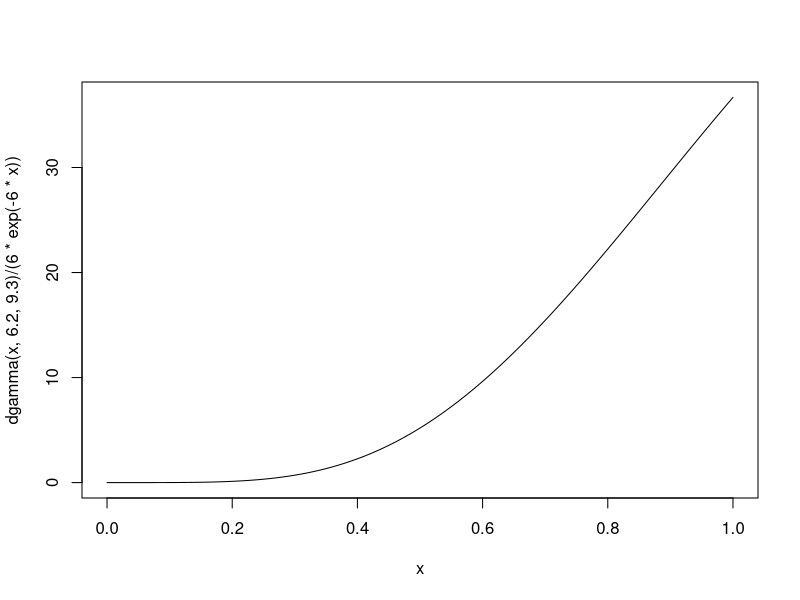

This chart was generated by the following R code:
###VAE 1 Est. Computacional II - Állex Lima de Jesus
##Questão 1
set.seed(191122)
Jacobi <- function(M,erro,b,vetor_inicial=rep(1,length(M[,1]))){
  sep_LDU <- function(M){
    n <- length(M[,1])
    L=matrix(rep(0,n^2),nrow=n,ncol=n)
    D=matrix(rep(0,n^2),nrow=n,ncol=n)
    U=matrix(rep(0,n^2),nrow=n,ncol=n)
    for(i in 1:n){
      D[i,i]=M[i,i]
      for (j in 1:n) {
        if(i>j){
          L[i,j] <- M[i,j]
        }
        else{
          if(i<j){U[i,j] <- M[i,j]}
        }
      }
    }
    return(list(L=L,D=D,U=U))    
  } 
  D=sep_LDU(M)$D
  D_inv=ifelse(D>0,1/D,0)
  x=list(NULL)
  x[[1]]=rep(1,length(M[,1]))
  iter=1
  NX=1
  while(NX>erro & iter<10001){
    iter=iter+1
    x[[iter]]=-D_inv%*%(sep_LDU(M)$L+sep_LDU(M)$U)%*%x[[iter-1]]+D_inv%*%b
    NX <- norm(x[[iter]]-x[[iter-1]])
  }
  return(list(x[[iter]],paste("foram necessárias",iter-1,"iterações pelo método Jacobi")))
}
(A1 <- matrix(c(4,-1,-1,0,0,-1,4,-1,-1,0,-1,-1,4,-1,-1,0,-1,-1,4,-1,0,0,1,-1,4),5,5,byrow = T))
(b1=c(-1,2,6,2,-1))
Jacobi(A1,10^-10,b1)
Gauss_Seidel <- function(M,erro,b){
  sep_LDU <- function(M){
    n <- length(M[,1])
    L=matrix(rep(0,n^2),nrow=n,ncol=n)
    D=matrix(rep(0,n^2),nrow=n,ncol=n)
    U=matrix(rep(0,n^2),nrow=n,ncol=n)
    for(i in 1:n){
      D[i,i]=M[i,i]
      for (j in 1:n) {
        if(i>j){
          L[i,j] <- M[i,j]
        }
        else{
          if(i<j){U[i,j] <- M[i,j]}
        }
      }
    }
    return(list(L=L,D=D,U=U))    
  } 
  inverte_matriz_triang <- function(U){
    n <-length(U[1,])
    X=matrix(rep(0,n*n),ncol=n)
    for( i in n:1){
      X[i,i] <- 1/U[i,i]
      if(i<n) {
        for (j in (i+1):n) {
          X[i,j] <- -sum(X[(i+1):j,j]*U[i,(i+1):j])/U[i,i]
        }
      }
    }
    return(X)
  }
  DL_inv <- t(inverte_matriz_triang(t(sep_LDU(M)$L+sep_LDU(M)$D)))
  x=list(NULL)
  x[[1]]=rep(1,length(M[,1]))
  iter=1
  NX=1
  while(NX>erro & iter<10001){
    iter=iter+1
    x[[iter]]=(-DL_inv)%*%sep_LDU(M)$U%*%x[[iter-1]]+DL_inv%*%b
    NX <- norm(x[[iter]]-x[[iter-1]])
  }
  print(iter-1)
  return(list(x[[iter]],paste("foram necessárias",iter-1,"iterações pelo método Gauss-Seidel")))
}
Gauss_Seidel(A1,10^-10,b1)

##Questão 2
set.seed(191122)
gera_poisson_por_exp <- function(n,lam){
  k=0
  t=0
  x=NULL
  for (i in 1:n) {
    t=0
    k=0
    while (t<=1) {
      k=k+1
      u=runif(1)
      y=(-log(1-u))/lam
      t=t+y
    }
    x[i]=k-1
  }
  return(x)
}
(x2_a=gera_poisson_por_exp(1000,6))

gera_poisson <- function(n,lam){
x=NULL
p=0
u=runif(200)
x=rep(0,n)
i=0
m=max(u)
while(p<m){
  pv=p
  p=p+(exp(-lam)*lam^i)/factorial(i)
  x[u>pv & u<=p]=i
  i=i+1
}
return(x)
}
(x2_b=gera_poisson(1000,6))
mean(x2_a)
var(x2_a)
mean(x2_b)
var(x2_b)

##Questão 3
gera_exp <- function(n=1,lambda=1){
  u=runif(n)
  x <- -log(1-u)/lambda
  return(x)
}
curve(dgamma(x,6.2,9.3)/(6*exp(-6*x)))
#conclui-se que o maior valor é atingido quando x=1
c=dgamma(1,6.2,9.3)/(6*exp(-6*1))
i=0
x3=NULL
while(length(x3)<1000){
  i=i+1
u=runif(1)
y=gera_exp(1,6)
ry=dgamma(y,6.2,9.3)/(6*exp(-6*y))
if(u<ry/c){x3=c(x3,y)}
}
x3
paste("Taxa de Aceitação Teórica:",1/c)
paste("Taxa de Aceitação Efetiva",length(x3)/i)


##Questão 4
u=runif(100)
x=ifelse(u<(2/3),6*sqrt(u),sqrt(1-u)+sqrt(3))
paste("Média da Amostra:",mean(x))
paste("Média Teórica Encontrada:",15/9)

##Questão 5
gera_normais_por_Cholesky_Box_Miller <- function(n,mi,SIGMA){
  Cholesky <- function(A){
    n=length(A[1,])
    U=matrix(c(rep(0,(n^2))),n,n)
    for(i in 1:length(A[1,])){
      U[i,i]=sqrt(A[i,i]-sum((U[1:(i-1),i])^2))
      for(j in (i+1):length(A[,1])){
        if(i<length(A[1,])) {U[i,j]=((A[i,j]-sum(U[1:(i-1),i]*U[1:(i-1),j])))/U[i,i]}
      }
    }
    return(U)
  }
  gera_2_normais <- function(n){
    u1=runif(n)
    u2=runif(n)
    x1=NULL
    x2=NULL
    x1=sqrt(-2*log(u1))*cos(2*pi*u2)
    x2=sqrt(-2*log(u1))*sin(2*pi*u2)
    x=cbind(x1,x2)
    return(x)
  }
  variaveis=list()
  variaveis=NULL
  for(i in 1:n){
    variaveis[[i]]=t(Cholesky(SIGMA))%*%gera_2_normais(length(mi))[,1]+mi 
  }
  return(variaveis)
}
gera_normais_por_Cholesky_Box_Miller(2,c(8,15,18),cbind(c(5,-1,2),c(-1,3,-2),c(2,-2,7)))







